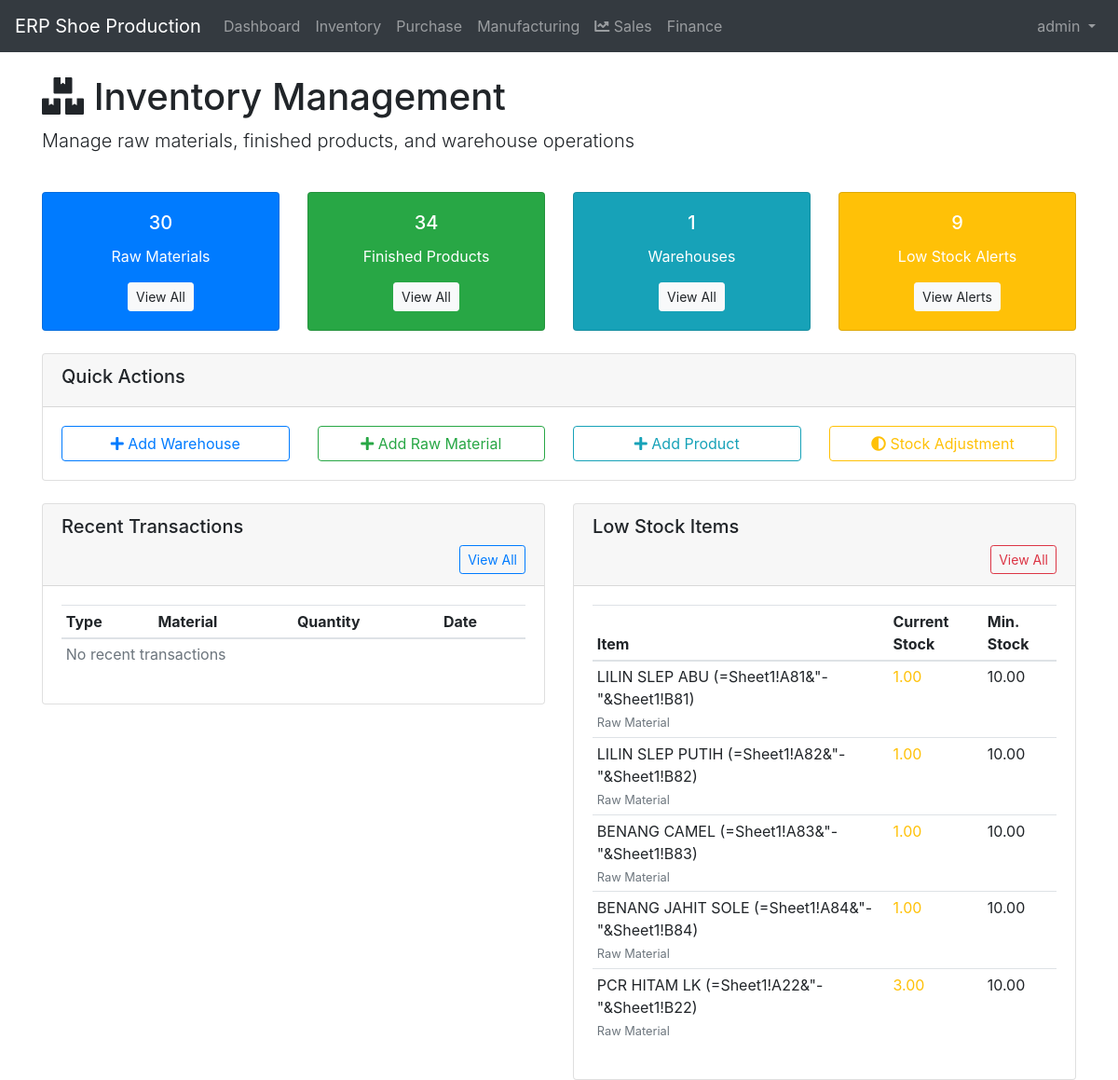
Screenshot of /inventory/ (signed in) with the database file from the repository.
### inventory/models.py (models this page shows, shortened)
class RawMaterial(models.Model):
    UNIT_CHOICES = [
        ('kg', 'Kilogram'),
        ('m', 'Meter'),
        ('pcs', 'Pieces'),
        ('roll', 'Roll'),
        ('sheet', 'Sheet'),
    ]
    code = models.CharField(max_length=20, unique=True)
    name = models.CharField(max_length=200)
    category = models.ForeignKey(MaterialCategory, on_delete=models.CASCADE)
    unit = models.CharField(max_length=10, choices=UNIT_CHOICES)
    description = models.TextField(blank=True)
    minimum_stock = models.DecimalField(max_digits=10, decimal_places=2, default=0)
    current_stock = models.DecimalField(max_digits=10, decimal_places=2, default=0)
    unit_price = models.DecimalField(max_digits=10, decimal_places=2, default=0)
    is_active = models.BooleanField(default=True)
    created_at = models.DateTimeField(auto_now_add=True)
    updated_at = models.DateTimeField(auto_now=True)

### inventory/views.py (the view, shortened to what this page needs)
# urls.py: path('', views.inventory_list, name='inventory_list'),
@login_required
def inventory_list(request):
    raw_materials_count = RawMaterial.objects.filter(is_active=True).count()
    finished_products_count = FinishedProduct.objects.filter(is_active=True).count()
    warehouses_count = Warehouse.objects.filter(is_active=True).count()
    low_stock_raw = RawMaterial.objects.filter(
        is_active=True,
        current_stock__lte=F('minimum_stock')
    ).count()
    low_stock_finished = FinishedProduct.objects.filter(
        is_active=True,
        current_stock__lte=F('minimum_stock')
    ).count()
    total_low_stock = low_stock_raw + low_stock_finished
    recent_transactions = InventoryTransaction.objects.all().order_by('-created_at')[:5]
    low_stock_items = []
    low_stock_raw_items = RawMaterial.objects.filter(
        is_active=True,
        current_stock__lte=F('minimum_stock')
    ).order_by('current_stock')[:5]
    low_stock_finished_items = FinishedProduct.objects.filter(
        is_active=True,
        current_stock__lte=F('minimum_stock')
    ).order_by('current_stock')[:5]
    for item in low_stock_raw_items:
        low_stock_items.append({
            'name': item.name,
            'code': item.code,
            'current_stock': item.current_stock,
            'minimum_stock': item.minimum_stock,
            'type': 'Raw Material'
        })
    low_stock_items.sort(key=lambda x: x['current_stock'])
    context = {
        'raw_materials_count': raw_materials_count,
        'finished_products_count': finished_products_count,
        'warehouses_count': warehouses_count,
        'total_low_stock': total_low_stock,
        'recent_transactions': recent_transactions,
        'low_stock_items': low_stock_items[:5],  # Show only first 5
    }
    return render(request, 'inventory/dashboard.html', context)

### templates/inventory/dashboard.html (shortened to what this page needs)
{% extends 'base.html' %}
{% load static %}
{% block content %}
<div class="row">
    <div class="col-12">
        <h1><i class="fas fa-boxes"></i> Inventory Management</h1>
        <p class="lead">Manage raw materials, finished products, and warehouse operations</p>
    </div>
</div>
<div class="row mt-4">
    <div class="col-md-3">
        <div class="card text-center bg-primary text-white">
            <div class="card-body">
                <h5 class="card-title">{{ raw_materials_count }}</h5>
                <p class="card-text">Raw Materials</p>
                <a href="{% url 'raw_material_list' %}" class="btn btn-light btn-sm">View All</a>
            </div>
        </div>
    </div>
    <div class="col-md-3">
        <div class="card text-center bg-success text-white">
            <div class="card-body">
                <h5 class="card-title">{{ finished_products_count }}</h5>
                <p class="card-text">Finished Products</p>
                <a href="{% url 'finished_product_list' %}" class="btn btn-light btn-sm">View All</a>
            </div>
        </div>
    </div>
    <div class="col-md-3">
        <div class="card text-center bg-info text-white">
            <div class="card-body">
                <h5 class="card-title">{{ warehouses_count }}</h5>
                <p class="card-text">Warehouses</p>
                <a href="{% url 'warehouse_list' %}" class="btn btn-light btn-sm">View All</a>
            </div>
        </div>
    </div>
    <div class="col-md-3">
        <div class="card text-center bg-warning text-white">
            <div class="card-body">
                <h5 class="card-title">{{ total_low_stock }}</h5>
                <p class="card-text">Low Stock Alerts</p>
                <a href="{% url 'stock_alert_list' %}" class="btn btn-light btn-sm">View Alerts</a>
            </div>
        </div>
    </div>
</div>
<div class="row mt-4">
    <div class="col-12">
        <div class="card">
            <div class="card-header">
                <h5>Quick Actions</h5>
            </div>
            <div class="card-body">
                <div class="row">
                    <div class="col-md-3">
                        <a href="{% url 'warehouse_create' %}" class="btn btn-outline-primary btn-block">
                            <i class="fas fa-plus"></i> Add Warehouse
                        </a>
                    </div>
                    <div class="col-md-3">
                        <a href="{% url 'raw_material_create' %}" class="btn btn-outline-success btn-block">
                            <i class="fas fa-plus"></i> Add Raw Material
                        </a>
                    </div>
                    <div class="col-md-3">
                        <a href="{% url 'finished_product_create' %}" class="btn btn-outline-info btn-block">
                            <i class="fas fa-plus"></i> Add Product
                        </a>
                    </div>
                    <div class="col-md-3">
                        <a href="{% url 'stock_adjustment' %}" class="btn btn-outline-warning btn-block">
                            <i class="fas fa-adjust"></i> Stock Adjustment
                        </a>
                    </div>
                </div>
            </div>
        </div>
    </div>
</div>
<div class="row mt-4">
    <div class="col-md-6">
        <div class="card">
            <div class="card-header">
                <h5>Recent Transactions</h5>
                <a href="{% url 'transaction_list' %}" class="btn btn-sm btn-outline-primary float-right">View All</a>
            </div>
            <div class="card-body">
                <div class="table-responsive">
                    <table class="table table-sm">
                        <thead>
                            <tr>
                                <th>Type</th>
                                <th>Material</th>
                                <th>Quantity</th>
                                <th>Date</th>
                            </tr>
                        </thead>
                        <tbody>
                            {% for transaction in recent_transactions %}
                            <tr>
                                <td>
                                    {% if transaction.transaction_type == 'IN' %}
                                        <span class="badge badge-success">IN</span>
                                    {% elif transaction.transaction_type == 'OUT' %}
                                        <span class="badge badge-danger">OUT</span>
                                    {% else %}
                                        <span class="badge badge-warning">{{ transaction.transaction_type }}</span>
                                    {% endif %}
                                </td>
                                <td>{{ transaction.material_name }}</td>
                                <td>{{ transaction.quantity }}</td>
                                <td>{{ transaction.created_at|date:"M d, H:i" }}</td>
                            </tr>
                            {% empty %}
                            <tr>
                                <td colspan="4" class="text-muted">No recent transactions</td>
                            </tr>
                            {% endfor %}
                        </tbody>
                    </table>
                </div>
            </div>
        </div>
    </div>
    <div class="col-md-6">
        <div class="card">
            <div class="card-header">
                <h5>Low Stock Items</h5>
                <a href="{% url 'stock_alert_list' %}" class="btn btn-sm btn-outline-danger float-right">View All</a>
            </div>
            <div class="card-body">
                <div class="table-responsive">
                    <table class="table table-sm">
                        <thead>
                            <tr>
                                <th>Item</th>
                                <th>Current Stock</th>
                                <th>Min. Stock</th>
                            </tr>
                        </thead>
                        <tbody>
                            {% for item in low_stock_items %}
                            <tr>
                                <td>
                                    {{ item.name }} ({{ item.code }})
                                    <br><small class="text-muted">{{ item.type }}</small>
                                </td>
                                <td>
                                    <span class="{% if item.current_stock == 0 %}text-danger font-weight-bold{% else %}text-warning{% endif %}">
                                        {{ item.current_stock }}
                                    </span>
                                </td>
                                <td>{{ item.minimum_stock }}</td>
                            </tr>
                            {% empty %}
                            <tr>
                                <td colspan="3" class="text-muted">No low stock items</td>
                            </tr>
                            {% endfor %}
                        </tbody>
                    </table>
                </div>
            </div>
        </div>
    </div>
</div>
{% endblock %}

### templates/base.html (shortened to what this page needs)
<!DOCTYPE html>
<html lang="en">
<head>
    <link href="https://stackpath.bootstrapcdn.com/bootstrap/4.5.2/css/bootstrap.min.css" rel="stylesheet">
    <link rel="stylesheet" href="https://cdnjs.cloudflare.com/ajax/libs/font-awesome/5.15.1/css/all.min.css">
</head>
<body>
    <nav class="navbar navbar-expand-lg navbar-dark bg-dark">
        <a class="navbar-brand" href="{% url 'dashboard' %}">ERP Shoe Production</a>
        <div class="collapse navbar-collapse" id="navbarNav">
            <ul class="navbar-nav mr-auto">
                <li class="nav-item">
                    <a class="nav-link" href="{% url 'dashboard' %}">Dashboard</a>
                </li>
                {% if user.is_authenticated %}
                    {% if user.userprofile.role == 'admin' or user.userprofile.role == 'inventory_manager' %}
                    <li class="nav-item">
                        <a class="nav-link" href="{% url 'inventory_list' %}">Inventory</a>
                    </li>
                    {% endif %}
                    {% if user.userprofile.role == 'admin' or user.userprofile.role == 'purchase_manager' %}
                    <li class="nav-item">
                        <a class="nav-link" href="{% url 'purchase_list' %}">Purchase</a>
                    </li>
                    {% endif %}
                    {% if user.userprofile.role == 'admin' or user.userprofile.role == 'manufacturing_manager' %}
                    <li class="nav-item">
                        <a class="nav-link" href="{% url 'manufacturing_list' %}">Manufacturing</a>
                    </li>
                    {% endif %}
                    {% if user.userprofile.role == 'admin' or user.userprofile.role == 'sales_manager' %}
                    <li class="nav-item">
                        <a class="nav-link" href="{% url 'sales_list' %}">
                            <i class="fas fa-chart-line"></i> Sales
                        </a>
                    </li>
                    {% endif %}
                    {% if user.userprofile.role == 'admin' or user.userprofile.role == 'finance_manager' %}
                    <li class="nav-item">
                        <a class="nav-link" href="{% url 'finance_dashboard' %}">Finance</a>
                    </li>
                    {% endif %}
                {% endif %}
            </ul>
            <ul class="navbar-nav">
                {% if user.is_authenticated %}
                <li class="nav-item dropdown">
                    <a class="nav-link dropdown-toggle" href="#" id="navbarDropdown" role="button" data-toggle="dropdown" aria-haspopup="true" aria-expanded="false">
                        {{ user.username }}
                    </a>
                </li>
                {% else %}
                <li class="nav-item">
                    <a class="nav-link" href="{% url 'login' %}">Login</a>
                </li>
                {% endif %}
            </ul>
        </div>
    </nav>
    <div class="container mt-4">
        {% block content %}{% endblock %}
    </div>
</body>
</html>

### rows the page displays
RawMaterial: name "LILIN SLEP ABU", code "=Sheet1!A81&\"-\"&Sheet1!B81", current_stock "1.00", minimum_stock "10.00"
RawMaterial: name "LILIN SLEP PUTIH", code "=Sheet1!A82&\"-\"&Sheet1!B82", current_stock "1.00", minimum_stock "10.00"
RawMaterial: name "BENANG CAMEL", code "=Sheet1!A83&\"-\"&Sheet1!B83", current_stock "1.00", minimum_stock "10.00"
RawMaterial: name "BENANG JAHIT SOLE", code "=Sheet1!A84&\"-\"&Sheet1!B84", current_stock "1.00", minimum_stock "10.00"
RawMaterial: name "PCR HITAM LK", code "=Sheet1!A22&\"-\"&Sheet1!B22", current_stock "3.00", minimum_stock "10.00"

### other values shown
{{ user.username }} "admin"
{{ raw_materials_count }} "30"
{{ finished_products_count }} "34"
{{ warehouses_count }} "1"
{{ total_low_stock }} "9"
{{ item.type }} "Raw Material" "Raw Material" "Raw Material" "Raw Material" "Raw Material"
